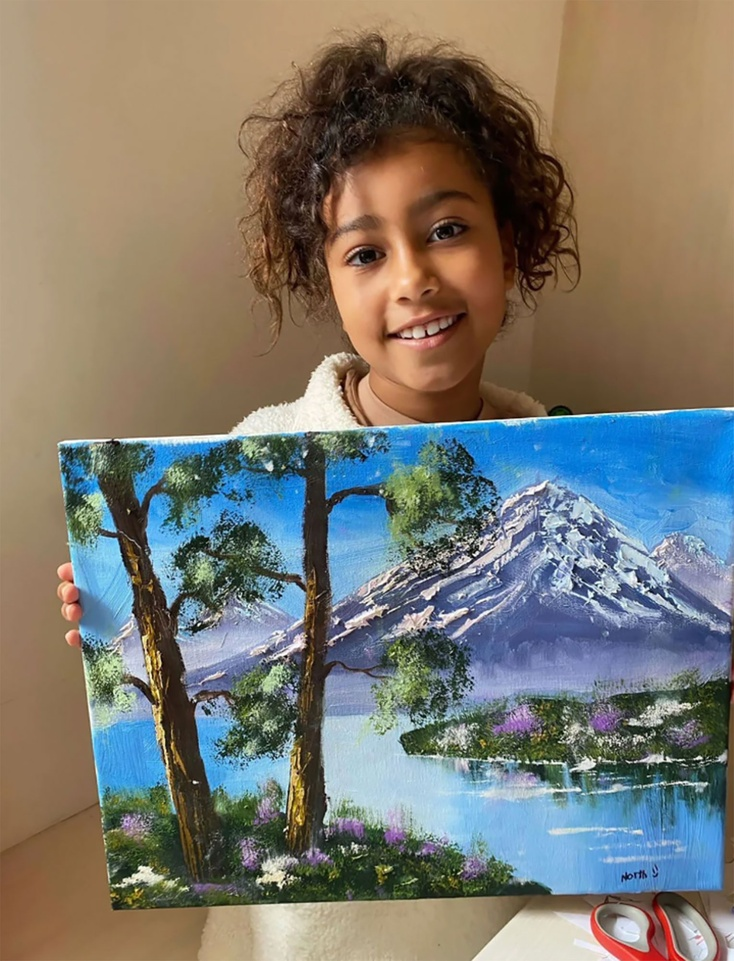
#> input picture RealArt/-Skills-Promo-A-Total-Artist-All-of-North-Wests-Impressive-Drawings-Photos-5.jpg, 734 x 961 px, shrunk from 1529 x 2000 before the run; its folder holds only this picture in this run
$ jupyter execute --allow-errors FeatureExtraction.ipynb   (older library calls are emulated)
#> lines starting #> are read from the running program, lines starting #| are printed output that depends on the picture; after the words box and inside, x2 and y2 are one past the last pixel; in counts of white or black regions, pixels touching at a corner belong together
[cell 1]
import cv2
import numpy as np
import pandas as pd
from skimage.feature import graycomatrix, graycoprops
import os
from skimage.measure import shannon_entropy
from skimage.feature import local_binary_pattern
from scipy.stats import skew

#local binary pattern of image
def loc_bin_mean(img):
    radius = 1
    n_points = 8*radius

    lbp = local_binary_pattern(img , n_points,radius,method ='uniform')
    return np.mean(lbp)

#fft energy of feature
def compute_fft(image):
    f = np.fft.fft2(image)
    fshift = np.fft.fftshift(f)
    magnitude = np.log(1 + np.abs(fshift))
    energy = np.sum(magnitude ** 2)
    return energy

#high freq ratio
def high_frequency_ratio(img):
    f = np.fft.fft2(img)
    fshift = np.fft.fftshift(f)
    magnitude = np.abs(fshift)

    center = magnitude[
        magnitude.shape[0]//4:3*magnitude.shape[0]//4,
        magnitude.shape[1]//4:3*magnitude.shape[1]//4
    ]

    high_freq = magnitude.sum() - center.sum()
    ratio = high_freq / magnitude.sum()

    return ratio

#std dev of noise in image
def get_noise(img):
    blur = cv2.GaussianBlur(img, (5,5), 0)
    noise = img - blur
    std = np.std(noise)
    return std


#entropy of image
def get_entropy(img):
    return shannon_entropy(img)

#edge density and strength
def edge_analysis(img):
    edges = cv2.Canny(img, 150, 250)
    edge_density = np.sum(edges > 0) / edges.size
    sobelx = cv2.Sobel(img, cv2.CV_64F, 1, 0, ksize=3)
    sobely = cv2.Sobel(img, cv2.CV_64F, 0, 1, ksize=3)

    magnitude = np.sqrt(sobelx**2 + sobely**2)
    return edge_density,np.mean(magnitude)

#eggb variance of image
def get_rgb_variance(img):
    r,g,b = cv2.split(img)

    var = np.var(r) + np.var(g) + np.var(b)
    return var

def glcm_features(img):
    # Convert to 8-bit
    img = cv2.normalize(img, None, 0, 255, cv2.NORM_MINMAX).astype('uint8')

    # Compute GLCM
    glcm = graycomatrix(
        img,
        distances=[1],
        angles=[0, np.pi/4, np.pi/2, 3*np.pi/4],
        levels=256,
        symmetric=True,
        normed=True
    )

    # Extract features
    contrast = graycoprops(glcm, 'contrast').mean()
    homogeneity = graycoprops(glcm, 'homogeneity').mean()
    correlation = graycoprops(glcm, 'correlation').mean()
    energy = graycoprops(glcm, 'energy').mean()
    dissimilarity = graycoprops(glcm, 'dissimilarity').mean()

    return contrast, homogeneity,correlation,energy,dissimilarity

def laplacian_analysis(img):
    # Apply Laplacian
    lap = cv2.Laplacian(img, cv2.CV_64F)

    # Compute variance (key feature)
    lap_var = np.var(lap)

    return lap_var
#sharpness
def sharpness(img):
    return np.mean(cv2.Laplacian(img, cv2.CV_64F) ** 2)
#color features
def color_features(img):
    r, g, b = cv2.split(img)

    mean_r = np.mean(r)
    mean_g = np.mean(g)
    mean_b = np.mean(b)

    std_r = np.std(r)
    std_g = np.std(g)
    std_b = np.std(b)

    return mean_r, mean_g, mean_b, std_r, std_g, std_b
#color correlation
def color_correlation(img):
    r, g, b = cv2.split(img)

    rg = np.corrcoef(r.flatten(), g.flatten())[0, 1]
    rb = np.corrcoef(r.flatten(), b.flatten())[0, 1]
    gb = np.corrcoef(g.flatten(), b.flatten())[0, 1]

    return rg, rb, gb

def histogram_skew(img):
    return skew(img.flatten())
#extracct the impo features from the images
def features_extraction(image):
    img = cv2.imread(image)
#> img is the input picture: shape (961, 734, 3); mean B, G, R 112.5, 121.3, 124.3
    if img is None:
        return None
    color_img = img.copy()
    img = cv2.cvtColor(img,cv2.COLOR_BGR2GRAY)
#> img: shape (961, 734)

    #local binary pattern
    lbp = loc_bin_mean(img)
#> lbp = 5.46

    #fft energy
    fft_energy = compute_fft(img)
#> in compute_fft, `magnitude = np.log(1 + np.abs(fshift))`:
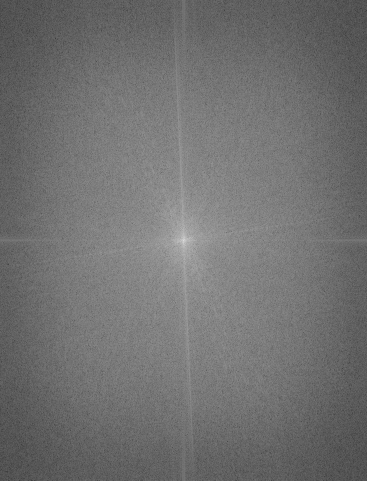
#> magnitude: shape (961, 734) float64 (shown at 1/2 size); min 0.71, max 18.26, mean 8.48; drawn with min black and max white
#> in compute_fft, `energy = np.sum(magnitude ** 2)`: energy = 51889914.3
#> fft_energy = 51889914.3

    #hf ration
    hf_ratio = high_frequency_ratio(img)
#> in high_frequency_ratio, `high_freq = magnitude.sum() - center.sum()`: high_freq = 2.59e+09
#> in high_frequency_ratio, `ratio = high_freq / magnitude.sum()`: ratio = 0.32
#> hf_ratio = 0.32

    #entropy of image
    entropy = get_entropy(img)
#> entropy = 7.52

    #rgb variance of image
    rgb_variance = get_rgb_variance(color_img)
#> in get_rgb_variance, `r,g,b = cv2.split(img)`:
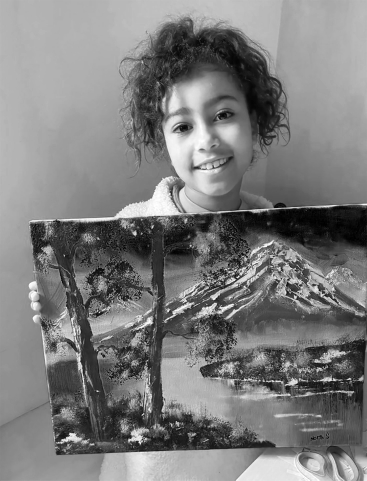
#> b: shape (961, 734) (shown at 1/2 size); min 0, max 255, mean 124.3
#> in get_rgb_variance, `var = np.var(r) + np.var(g) + np.var(b)`: var = 9537.1
#> rgb_variance = 9537.1

    #noise of the image
    noise_std = get_noise(img)
#> in get_noise, `noise = img - blur`:
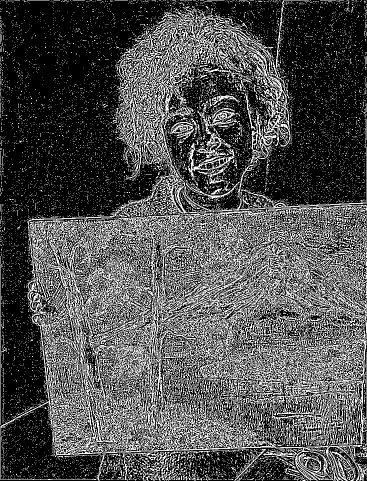
#> noise: shape (961, 734) (shown at 1/2 size); min 0, max 255, mean 79.6
#> in get_noise, `std = np.std(noise)`: std = 113.7
#> noise_std = 113.7

    #edge density and strength of the image
    edge_density,edge_strength = edge_analysis(img)
#> in edge_analysis, `edges = cv2.Canny(img, 150, 250)`:
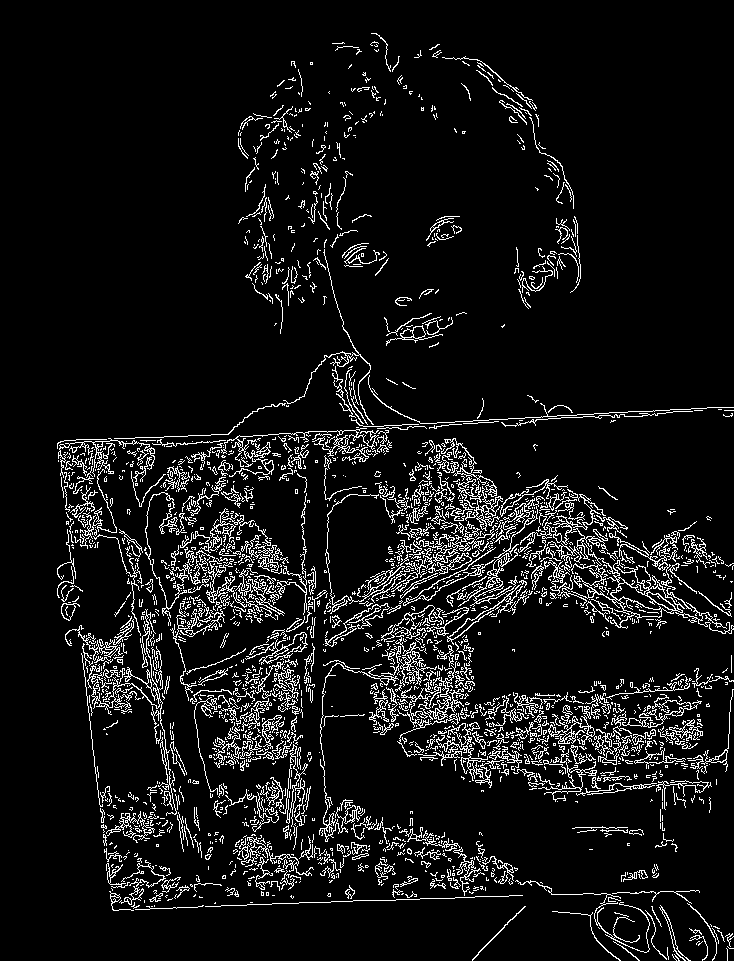
#> edges: shape (961, 734); 8% white in thin lines or dots, all inside (x1, y1, x2, y2) = (57, 33, 734, 961)
#> in edge_analysis, `edge_density = np.sum(edges > 0) / edges.size`: edge_density = 0.0797
#> edge_density = 0.0797; edge_strength = 62.3

    #contrast and homogeneity of the image
    contrast, homogeneity ,correlation , energy,dissimilarity = glcm_features(img)
#> in glcm_features, `contrast = graycoprops(glcm, 'contrast').mean()`: contrast = 302.5
#> in glcm_features, `homogeneity = graycoprops(glcm, 'homogeneity').mean()`: homogeneity = 0.404
#> in glcm_features, `correlation = graycoprops(glcm, 'correlation').mean()`: correlation = 0.935
#> in glcm_features, `energy = graycoprops(glcm, 'energy').mean()`: energy = 0.0379
#> in glcm_features, `dissimilarity = graycoprops(glcm, 'dissimilarity').mean()`: dissimilarity = 8.25
#> contrast = 302.5; homogeneity = 0.404; correlation = 0.935; energy = 0.0379; dissimilarity = 8.25

    #laplacian variance of the image
    laplacian_variance = laplacian_analysis(img)
#> in laplacian_analysis, `lap = cv2.Laplacian(img, cv2.CV_64F)`:
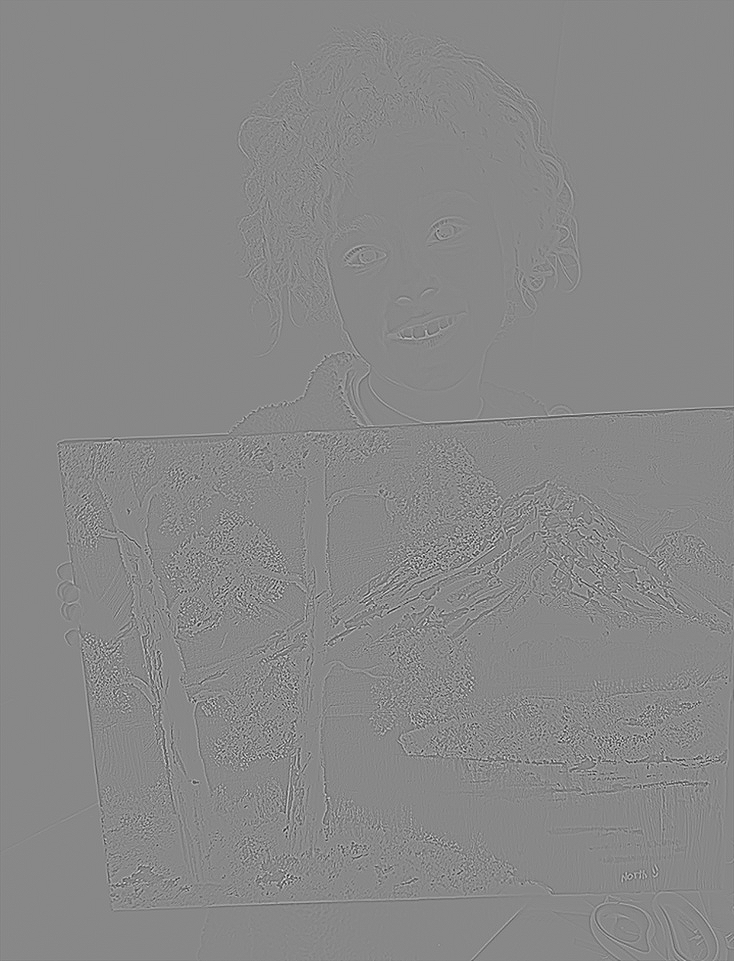
#> lap: shape (961, 734) float64; min -372, max 324, mean 0; drawn with min black and max white
#> in laplacian_analysis, `lap_var = np.var(lap)`: lap_var = 999.5
#> laplacian_variance = 999.5

    #sharpness
    sharp = sharpness(img)
#> sharp = 999.5

    #histogram skew
    skewness = histogram_skew(img)
#> skewness = -0.198

    #mean and std dev of rgb
    mean_r, mean_g, mean_b, std_r, std_g, std_b = color_features(color_img)
#> in color_features, `mean_r = np.mean(r)`: mean_r = 112.5
#> in color_features, `mean_g = np.mean(g)`: mean_g = 121.3
#> in color_features, `mean_b = np.mean(b)`: mean_b = 124.3
#> in color_features, `std_r = np.std(r)`: std_r = 63.32
#> in color_features, `std_g = np.std(g)`: std_g = 49.38
#> in color_features, `std_b = np.std(b)`: std_b = 55.58
#> mean_r = 112.5; mean_g = 121.3; mean_b = 124.3; std_r = 63.32; std_g = 49.38; std_b = 55.58

    #color correlation
    color_corr_rg, color_corr_rb, color_corr_gb = color_correlation(color_img)
#> in color_correlation, `rg = np.corrcoef(r.flatten(), g.flatten())[0, 1]`: rg = 0.846
#> in color_correlation, `rb = np.corrcoef(r.flatten(), b.flatten())[0, 1]`: rb = 0.324
#> in color_correlation, `gb = np.corrcoef(g.flatten(), b.flatten())[0, 1]`: gb = 0.737
#> color_corr_rg = 0.846; color_corr_rb = 0.324; color_corr_gb = 0.737


    return [
            lbp,
            fft_energy,
            hf_ratio,
            entropy,
            noise_std,
            edge_density,
            edge_strength,
            contrast,
            homogeneity,
            correlation,
            energy,
            dissimilarity,
            laplacian_variance,
            sharp,
            skewness,
            mean_r, mean_g, mean_b,
            std_r, std_g, std_b,
            color_corr_rg,
            color_corr_rb,
            color_corr_gb
        ]


image_dataset = []
real_image_folder = 'RealArt'
ai_image_folder='AiArtData'


for file in os.listdir(real_image_folder):
    path = os.path.join(real_image_folder,file)

    features = features_extraction(path)
#> features = [5.46, 51889914.3, 0.32, 7.52, 113.7, 0.0797, 62.3, 302.5, 0.404, 0.935, 0.0379, 8.25, 999.5, 999.5, -0.198, 112.5, 121.3, 124.3, 63.32, 49.38, 55.58, 0.846, 0.324, 0.737]

    if features is not None:
        features.append("Real")
        image_dataset.append(features)


#> (the rest of this cell did not finish here and is left out)

$ run again, on RealArt/12_20201217171040_10852275_large.jpg
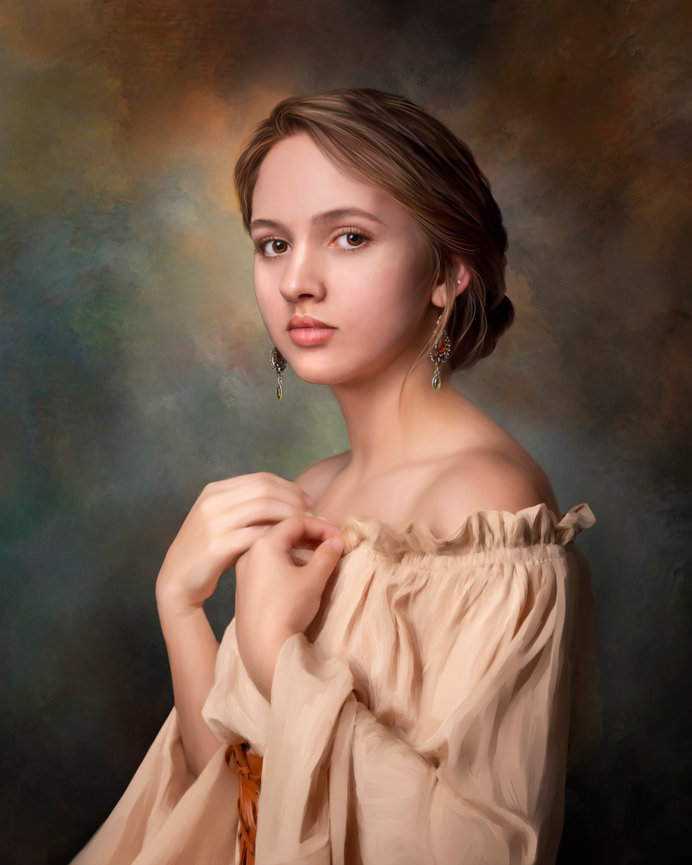
#> input picture RealArt/12_20201217171040_10852275_large.jpg, 692 x 865 px
#> in features_extraction, img is the input picture: shape (865, 692, 3); mean B, G, R 72, 87.5, 111.6
#> in features_extraction, `lbp = loc_bin_mean(img)`: lbp = 5.32
#> in compute_fft, `energy = np.sum(magnitude ** 2)`: energy = 33209171.8
#> high_freq = 658817077
#> ratio = 0.245
#> entropy = 7.6
#> var = 10472.7
#> std = 106.7
#> in edge_analysis, `edges = cv2.Canny(img, 150, 250)`:
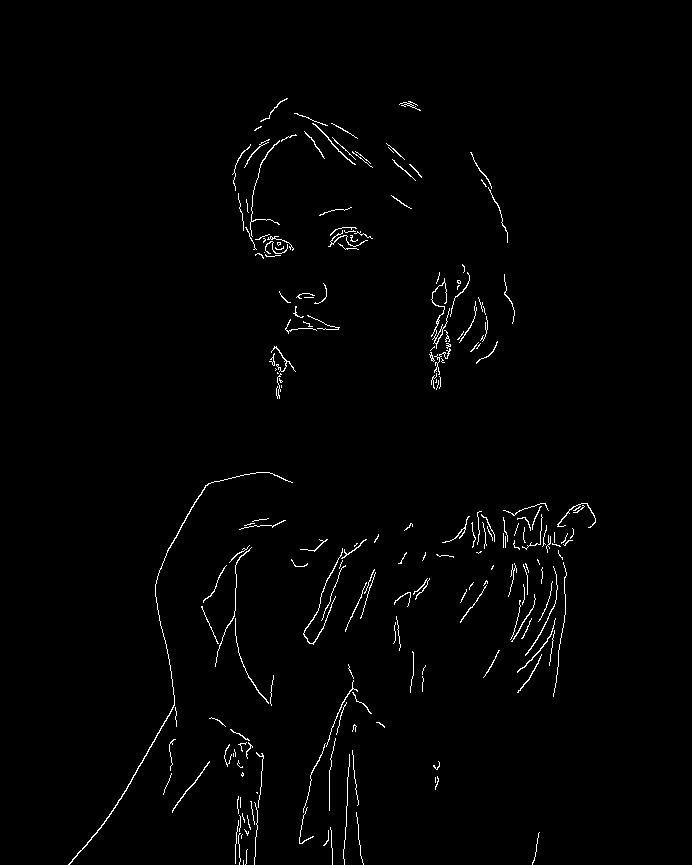
#> edges: shape (865, 692); 1.3% white in thin lines or dots, all inside (x1, y1, x2, y2) = (68, 98, 596, 865)
#> in edge_analysis, `edge_density = np.sum(edges > 0) / edges.size`: edge_density = 0.013
#> in features_extraction, `edge_density,edge_strength = edge_analysis(img)`: edge_strength = 21.08
#> in glcm_features, `contrast = graycoprops(glcm, 'contrast').mean()`: contrast = 41.99
#> in glcm_features, `homogeneity = graycoprops(glcm, 'homogeneity').mean()`: homogeneity = 0.506
#> in glcm_features, `correlation = graycoprops(glcm, 'correlation').mean()`: correlation = 0.995
#> in glcm_features, `energy = graycoprops(glcm, 'energy').mean()`: energy = 0.0346
#> in glcm_features, `dissimilarity = graycoprops(glcm, 'dissimilarity').mean()`: dissimilarity = 2.63
#> in features_extraction, `contrast, homogeneity ,correlation , energy,dissimilarity = glcm_featu..`: contrast = 41.99; homogeneity = 0.506; correlation = 0.995; energy = 0.0346; dissimilarity = 2.63
#> in laplacian_analysis, `lap = cv2.Laplacian(img, cv2.CV_64F)`:
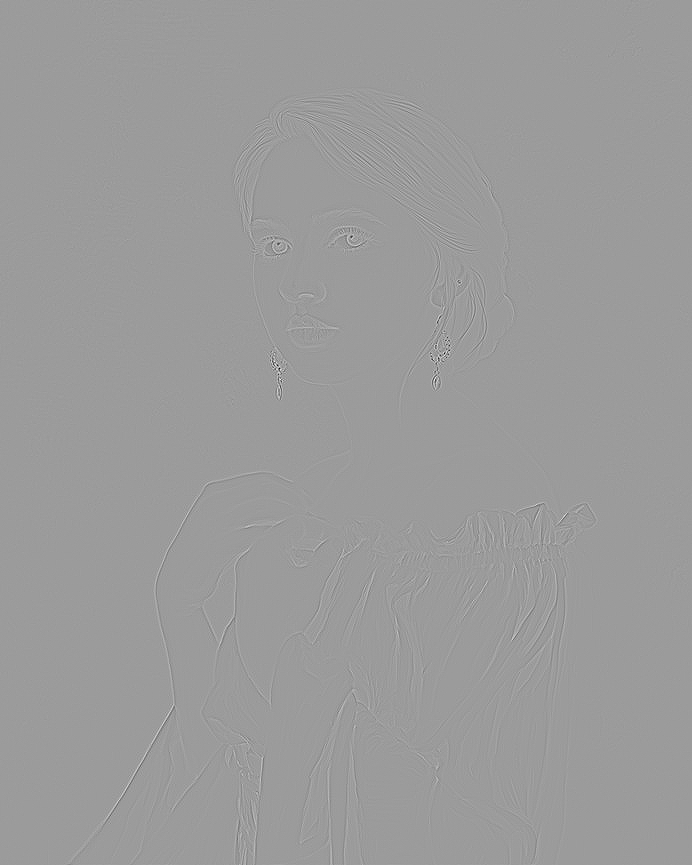
#> lap: shape (865, 692) float64; min -385, max 246, mean 0; drawn with min black and max white
#> lap_var = 85.87
#> skewness = 0.569
#> in color_features, `mean_r = np.mean(r)`: mean_r = 71.96
#> in color_features, `mean_g = np.mean(g)`: mean_g = 87.53
#> in color_features, `mean_b = np.mean(b)`: mean_b = 111.6
#> in color_features, `std_r = np.std(r)`: std_r = 49.47
#> in color_features, `std_g = np.std(g)`: std_g = 55.26
#> in color_features, `std_b = np.std(b)`: std_b = 70.5
#> in features_extraction, `mean_r, mean_g, mean_b, std_r, std_g, std_b = color_features(color_img)`: mean_r = 71.96; mean_g = 87.53; mean_b = 111.6; std_r = 49.47; std_g = 55.26; std_b = 70.5
#> rg = 0.99
#> rb = 0.938
#> gb = 0.968
#> color_corr_rg = 0.99; color_corr_rb = 0.938; color_corr_gb = 0.968
#> features = [5.32, 33209171.8, 0.245, 7.6, 106.7, 0.013, 21.08, 41.99, 0.506, 0.995, 0.0346, 2.63, 85.87, 85.87, 0.569, 71.96, 87.53, 111.6, 49.47, 55.26, 70.5, 0.99, 0.938, 0.968]
